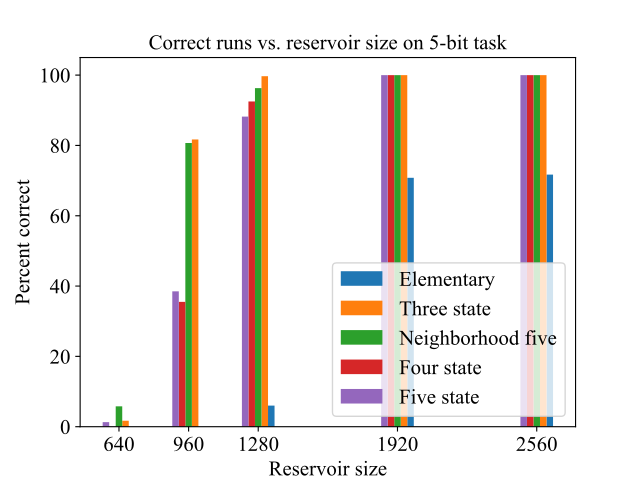

Write the Python code that produced this figure.
import numpy as np
import matplotlib.pyplot as plt
from matplotlib import rc

ticks = [640, 960, 1280, 1920, 2560]

e = np.array([     [71.7,2560],[70.8,1920],[6,1280],[0,960],[0,640],  ])
s3 = np.array([    [100,2560],[100,1920],[99.7,1280],[81.7,960],[1.7, 640] ])
n5 = np.array([    [100,2560],[  100,1920], [96.3,1280],[80.7,960],[5.8,640] ])
s4 = np.array([    [100,2560],[  100,1920], [92.5,1280],[35.5,960],[0,640] ])
s5 = np.array([    [100,2560],[  100,1920], [88.2,1280],[38.5,960],[1.3,640] ])

fig = plt.figure()

ax = fig.add_subplot(1, 1, 1)   
w = 30

x, y = e.T
ax.bar( y+(w*1.5),x, align='edge',width=w, label='Elementary')

x,y = s3.T
ax.bar( y+(w*1.5),x, align='edge', width=-w, label='Three state')

x,y = n5.T
ax.bar( y-(w*.5),x, align='edge', width=w, label='Neighborhood five')

x,y = s4.T
ax.bar( y-(w*.5),x, align='edge', width=-w, label='Four state')

x,y = s5.T
ax.bar( y-(w*2.5),x, align='edge', width=w, label='Five state')

#font = {'family'   : 'serif',
#        'serif'     : ['ariel rounded mt bold']}
#plt.rcParams.update({'font.size': 24})
#plt.rc('font',**font)        
#plt.rcParams['font.family'] = 'cmr10'
plt.rcParams['font.serif'] = "Times New Roman"
plt.rcParams['font.family'] = "serif"
#rc('font', **{'family': 'serif', 'serif': ['Times New Roman']})
#rc('font', **{'family': 'serif', 'serif': ['Computer Modern']})
#rc('text', usetex=True)

size = 15
plt.title('Correct runs vs. reservoir size on 5-bit task', fontsize=size, fontname="Times New Roman")
plt.xticks(ticks, ('640', '960', '1280', '1920', '2560'), fontsize=size, fontname="Times New Roman")
plt.yticks(fontsize=size)
plt.ylabel('Percent correct', fontsize=size, fontname="Times New Roman")
plt.xlabel('Reservoir size', fontsize=size, fontname="Times New Roman")

for tick in ax.get_xticklabels():
   tick.set_fontname("Times New Roman")
for tick in ax.get_yticklabels():
   tick.set_fontname("Times New Roman")

#plt.legend(loc='best')
box = ax.get_position()
#ax.set_position([box.x0, box.y0, box.width * .75, box.height])
#plt.legend(bbox_to_anchor=(1,1), loc='upper left' )
#plt.legend(bbox_to_anchor=(0.5, 0., 0.5, 0.5), loc='best' )
plt.legend( loc='lower right', fontsize=size )
plt.show()
  
